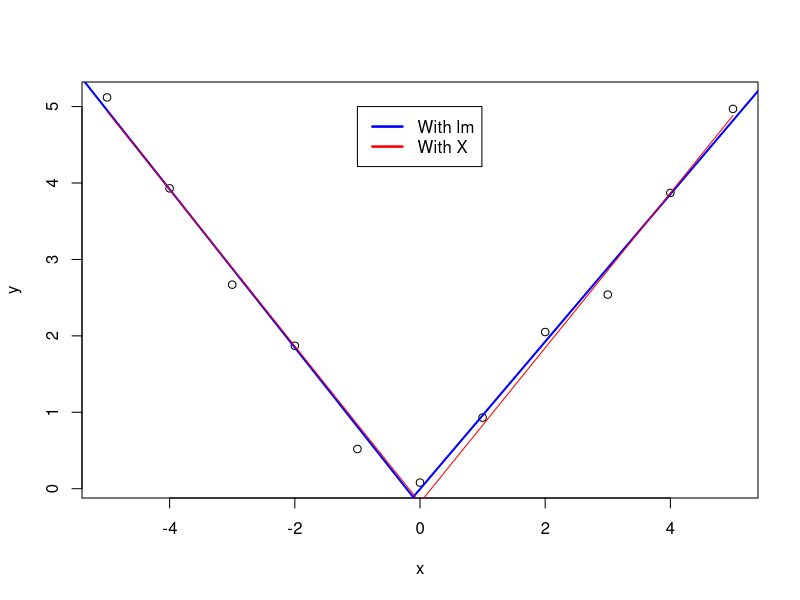

Source code (R):
library(MASS)
library(dplyr)
shuttle2 <- mutate(shuttle,auto=1*(use=="auto"))
head(shuttle)
head(shuttle2)
logreg1 <- glm(auto~factor(wind)-1,family = binomial(link="logit"),data=shuttle2)
summary(logreg1)$coef
Coeffs <- summary(logreg1)$coef
Coeffs
exp( Coeffs[1,1]-Coeffs[2,1])

logreg2 <- glm(auto~factor(wind)+factor(magn)-1,family = binomial(link="logit"),data=shuttle2)
summary(logreg2)$coef

Coeffs2 <- summary(logreg2)$coef
exp(Coeffs2[1,1]-Coeffs2[2,1])

logreg3 <- glm(auto~factor(wind),family = binomial(link="logit"),data=shuttle2)
summary(logreg3)$coef

logreg4 <- glm(1-auto~factor(wind),family = binomial(link="logit"),data=shuttle2)
summary(logreg4)$coef

pois <- glm(count~factor(spray)-1,family = poisson(link="log"),data=InsectSprays)
Coeffs3 <- summary(pois)$coef
Coeffs3
exp(Coeffs3[1,1]-Coeffs3[2,1])

x <- -5:5
y <- c(5.12, 3.93, 2.67, 1.87, 0.52, 0.08, 0.93, 2.05, 2.54, 3.87, 4.97)


plot(x,y)
lm1 <- lm(y[1:6]~x[1:6])
lm2 <- lm(y[6:11]~x[6:11])

summary(lm2)

abline(lm1,col="blue",lw=2)
abline(lm2,col="blue",lw=2)

knot <- c(0)
splineterm <- sapply(knot,function(knot) ((x>knot)*(x-knot)))
mat <- cbind(1,x,splineterm)
linreg6 <- lm(y~mat-1)
pred6 <- predict(linreg6)
lines(x,pred6,col="red")
legend(x=-1,y=5, c("With lm","With X"),lty=c(1,1), lwd=c(2.5,2.5),col=c("blue", "red"))

slope = (pred6[11]-pred6[6])/(x[11]-x[6])
slope